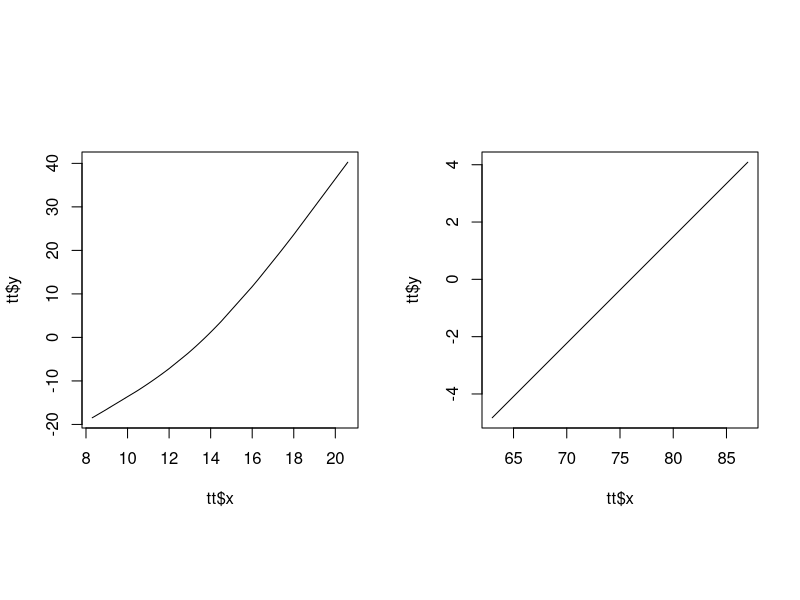

Write the R code that produced this figure.
library(mda)


### Name: predict.bruto
### Title: Predict method for BRUTO Objects
### Aliases: predict.bruto
### Keywords: smooth

### ** Examples

data(trees)
fit1 <- bruto(trees[,-3], trees[3])
fitted.terms <- predict(fit1, as.matrix(trees[,-3]), type = "terms")
par(mfrow=c(1,2), pty="s")
for(tt in fitted.terms) plot(tt, type="l")
